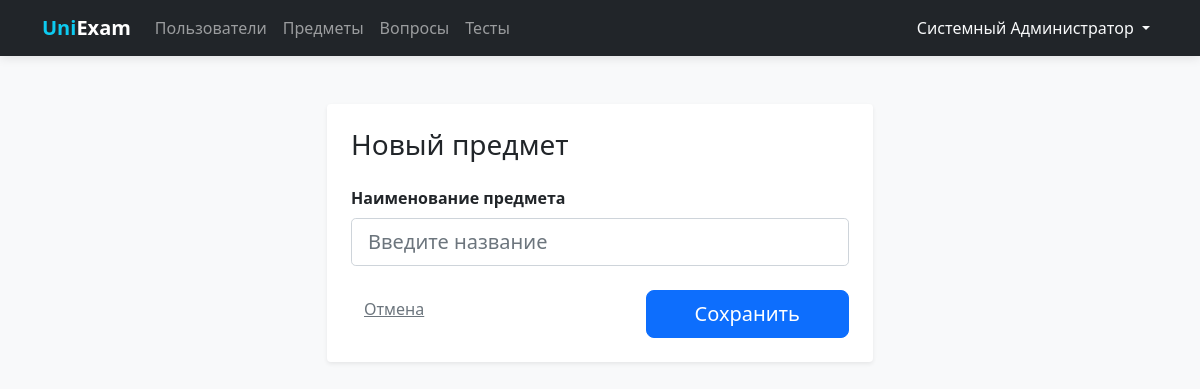
The app's page /subjects/edit/1 (signed in), older data.
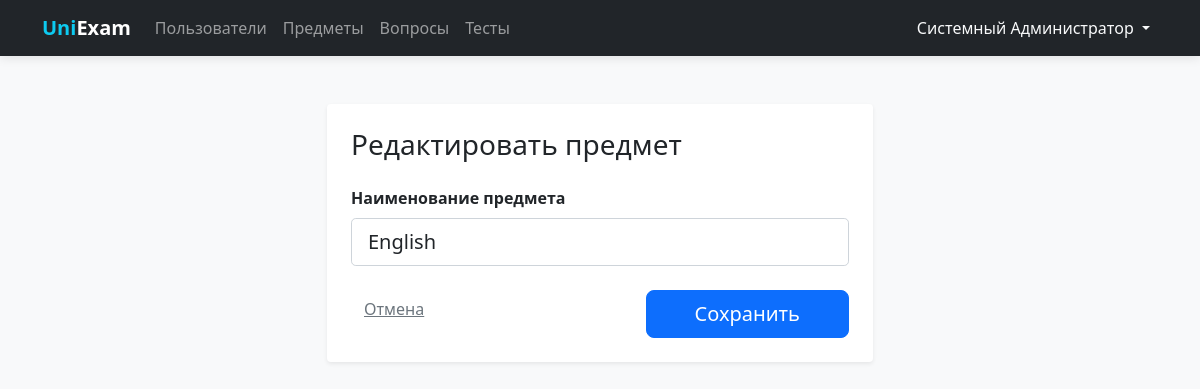
The same page, newer data.
### tables this page shows
CREATE TABLE subjects (
    id INTEGER PRIMARY KEY AUTOINCREMENT,
    name TEXT NOT NULL UNIQUE,
    is_active INTEGER DEFAULT 1
);

### routes/subjects.py (the view, shortened to what this page needs)
@subjects_bp.route('/edit/<int:id>', methods=['GET', 'POST'])
@login_required
def edit(id):
    db = get_db_connection()
    subject = db.execute('SELECT * FROM subjects WHERE id = ?', (id,)).fetchone()
    db.close()
    return render_template('subjects/form.html', subject=subject)

### database.py (called while the page is built)
def get_db_connection():
    conn = sqlite3.connect(DATABASE)
    conn.row_factory = sqlite3.Row  # Позволяет обращаться к полям по именам
    return conn

### templates/subjects/form.html
{% extends 'base.html' %}
{% block content %}
<div class="row justify-content-center">
    <div class="col-md-6">
        <div class="main-card shadow-sm p-4 bg-white rounded">
            <h3 class="mb-4">{{ 'Редактировать' if subject else 'Новый' }} предмет</h3>
            <form method="POST">
                <div class="mb-4">
                    <label class="form-label fw-bold">Наименование предмета</label>
                    <input type="text" name="name" class="form-control form-control-lg"
                        value="{{ subject.name if subject else '' }}" placeholder="Введите название" required autofocus>
                </div>
                <div class="d-flex justify-content-between">
                    <a href="{{ url_for('subjects.index') }}" class="btn btn-link text-secondary">Отмена</a>
                    <button type="submit" class="btn btn-primary btn-lg px-5">Сохранить</button>
                </div>
            </form>
        </div>
    </div>
</div>
{% endblock %}

Row changes from the older to the newer data that the page shows:
added subjects: name "English"
Text that changed along with them:
{{ 'Редактировать' if subject else 'Новый' }}: "Новый" → "Редактировать"
